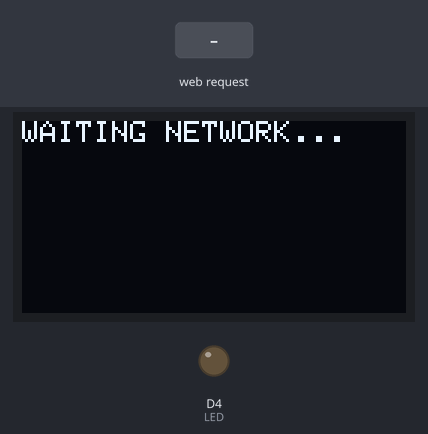
Recording of a sketch running on a simulated ESP8266 (NodeMCU). On the bench: 128×64 one-colour display, output pins drawn as LEDs (lit = HIGH). The inputs (shaded band) are chosen by the test bench. WiFi joins after 1.5 s; servers stay silent unless stated; what the sketch prints to the serial monitor is not drawn.

Above: at 2.2 s.
2.3 s: HTTP request GET /?LED=OFF received
At 2.9 s:
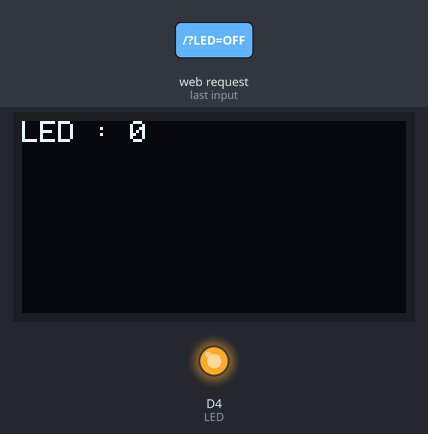
3.8 s: HTTP request GET /?LED=ON received
At 5.2 s:
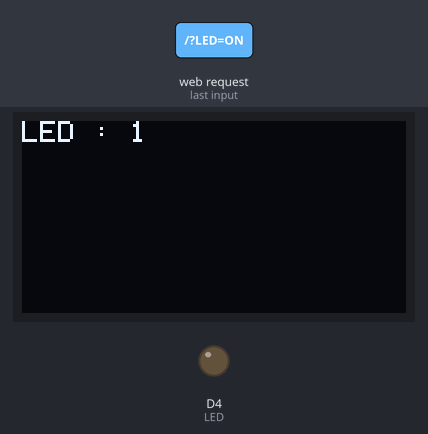
Timing chart, 0 to 6.8 s (numbered marks = the images above; inputs shaded):
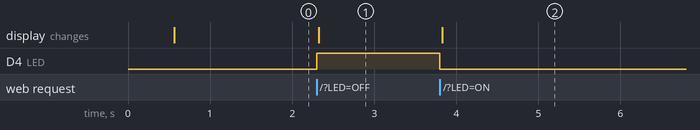

The sketch:

Serveur_Web_OLED.ino
```cpp
/*
 * This program is free software; you can redistribute it and/or
 * modify without any restriction
 *
 * This file create a web server based on ESP12 NodeMCU.
 * You can load a page and turn-on and turn off the internal LED
 * Major informations about connection are displayed on OLED screen
 */

/*
 *   Libraries
 */
#include <ESP8266WiFi.h>
#include <ESP8266WebServer.h>
#include <ESP8266mDNS.h>

#include <SPI.h>
#include <Wire.h>
#include <Adafruit_GFX.h>
#include <Adafruit_SSD1306.h>

/*
 *   Macros
 */
#define PORT 80 //Default port
#define LED D4  //LED Pin

#define SCREEN_WIDTH 128 // OLED display width, in pixels
#define SCREEN_HEIGHT 64 // OLED display height, in pixels

#define OLED_RESET     -1 //reset pin
#define SCREEN_ADDRESS 0x3C ///Sometimes 0x3D ou 0x3F


/*
 *   Global variables
 */
const char* ssid     = "creafab_invite";          //SSID
const char* password = "MonTraficEstJournalise";  //Password

const String minimalPageContent = "<html>\
  <head>\
    <title>CREPP Web Server</title>\
    <meta charset=\"utf-8\"/> \
    </head>\
  <body>\
    <h1>Led ESP8266</h1><br>\
    <h3>LED on D4 Pin</h3><br>\
      <a href=\"/?LED=ON\"><button >Turn-on</button></a>\
      <a href=\"/?LED=OFF\"><button >Turn-off</button></a>\
  </body>\
</html>";

/*
 *   Objects
 */
ESP8266WebServer server(PORT);

Adafruit_SSD1306 display(SCREEN_WIDTH, SCREEN_HEIGHT, &Wire, OLED_RESET);


void setup() {

  pinMode(LED, OUTPUT);       //LED ouput
  digitalWrite(LED, LOW);     //Turn-on LED
  Serial.begin(115200);       //Baudrate
  WiFi.begin(ssid, password); //Connexion
  Serial.println("");         //New line

  display.display(); //Display Adafruit symbol
  delay(500);
  display.clearDisplay(); //Clear screen

  display.setTextSize(1);               //Size factor
  //display.setTextColor(SSD1306_WHITE);  //White text
  display.setCursor(0, 0);              //Set cursor to (0,0)

  display.print("WAITING NETWORK...");


  /*while (WiFi.status() != WL_CONNECTED)
  {
    delay(500);
    Serial.println(">>> Network is not available...Retry...");
  }*/

  Serial.print(">>> Connected to ");
  Serial.println(ssid);
  Serial.print("with this IP address: ");
  Serial.println(WiFi.localIP());
  Serial.print("and this MAC address : ");
  Serial.println(WiFi.macAddress());

  if (MDNS.begin("esp8266")) //Multicast DNS
  {
    Serial.println(">>> Serveur MDNS : ON");
  }

  server.on("/", mainPage);           //Display main page
  server.onNotFound(notFoundPage);    //Display error page

  server.begin();                     //Starting server
  Serial.println(">>> Starting server");


  /*if(!display.begin(SSD1306_SWITCHCAPVCC, SCREEN_ADDRESS)) {
    Serial.println(F("Echec OLED"));
  }*/

  display.display(); //Display Adafruit symbol
  delay(500);
  display.clearDisplay(); //Clear screen

  display.setTextSize(1);               //Size factor
  //display.setTextColor(SSD1306_WHITE);  //White text
  display.setCursor(0, 0);              //Set cursor to (0,0)

  display.print(">>> Connected to ");
  display.println(ssid);
  display.print("with this IP address: ");
  display.println(WiFi.localIP());
  display.print("and this MAC address : ");
  display.println(WiFi.macAddress());

}

void loop()
{
  server.handleClient(); //Clients handler
}


void mainPage()
{

 if(server.arg("LED")=="ON") //Reading 'LED' argument value
 {
      digitalWrite(LED, LOW); //Turn-on LED
      display.clearDisplay();
      display.setCursor(0, 0);
      display.println("LED : 1");
      display.display();

 }
 else if(server.arg("LED")=="OFF")
 {
    digitalWrite(LED, HIGH);   //Turn-off LED
    display.clearDisplay();
    display.setCursor(0, 0);
    display.println("LED : 0");
    display.display();
 }
 else
 {
  //nothing
 }

 server.send(200, "text/html", minimalPageContent); //Sending main page

}


void notFoundPage()  //Bad URL handler
{
  server.send(404, "text/plain", "Page not found !\n\n");
}
```

Measured:
- after the input at 2.3 s, D4 (LED): LOW → HIGH at once; the display: changes at once (image 1)
- after the input at 3.8 s, D4 (LED): HIGH → LOW at once; the display: changes at once (image 2)
